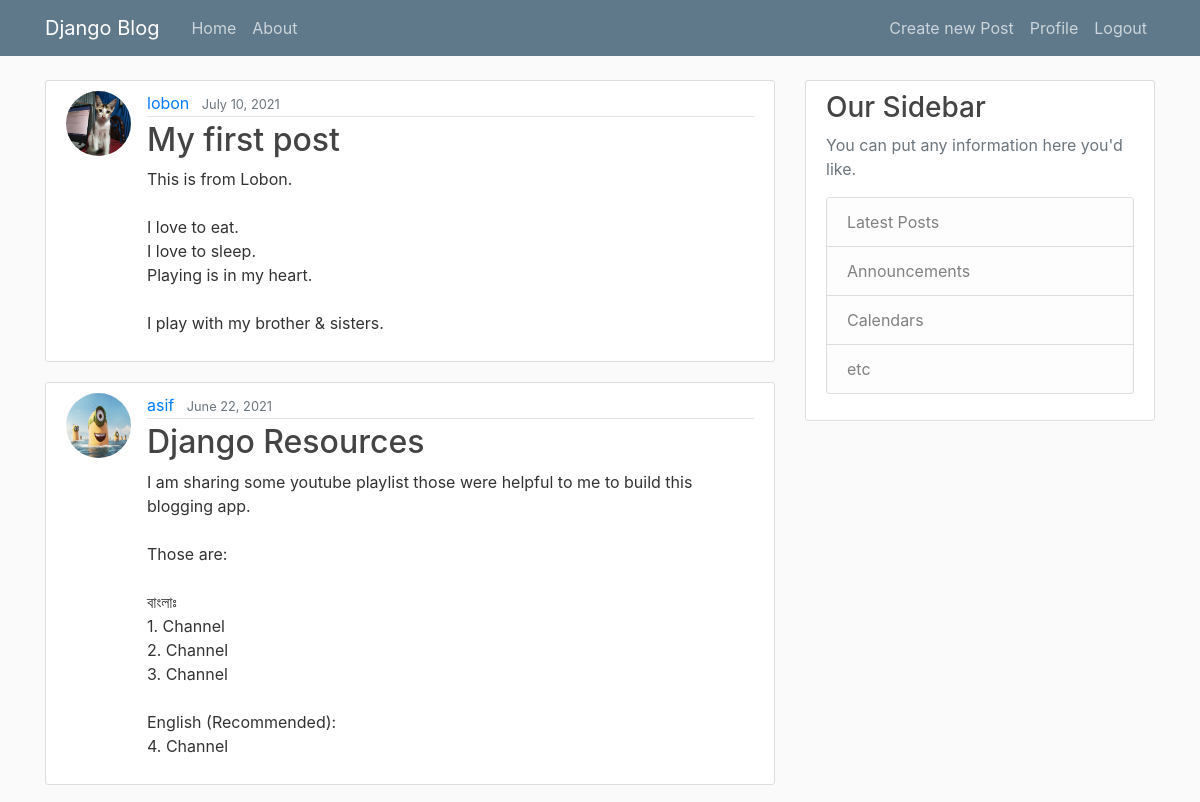
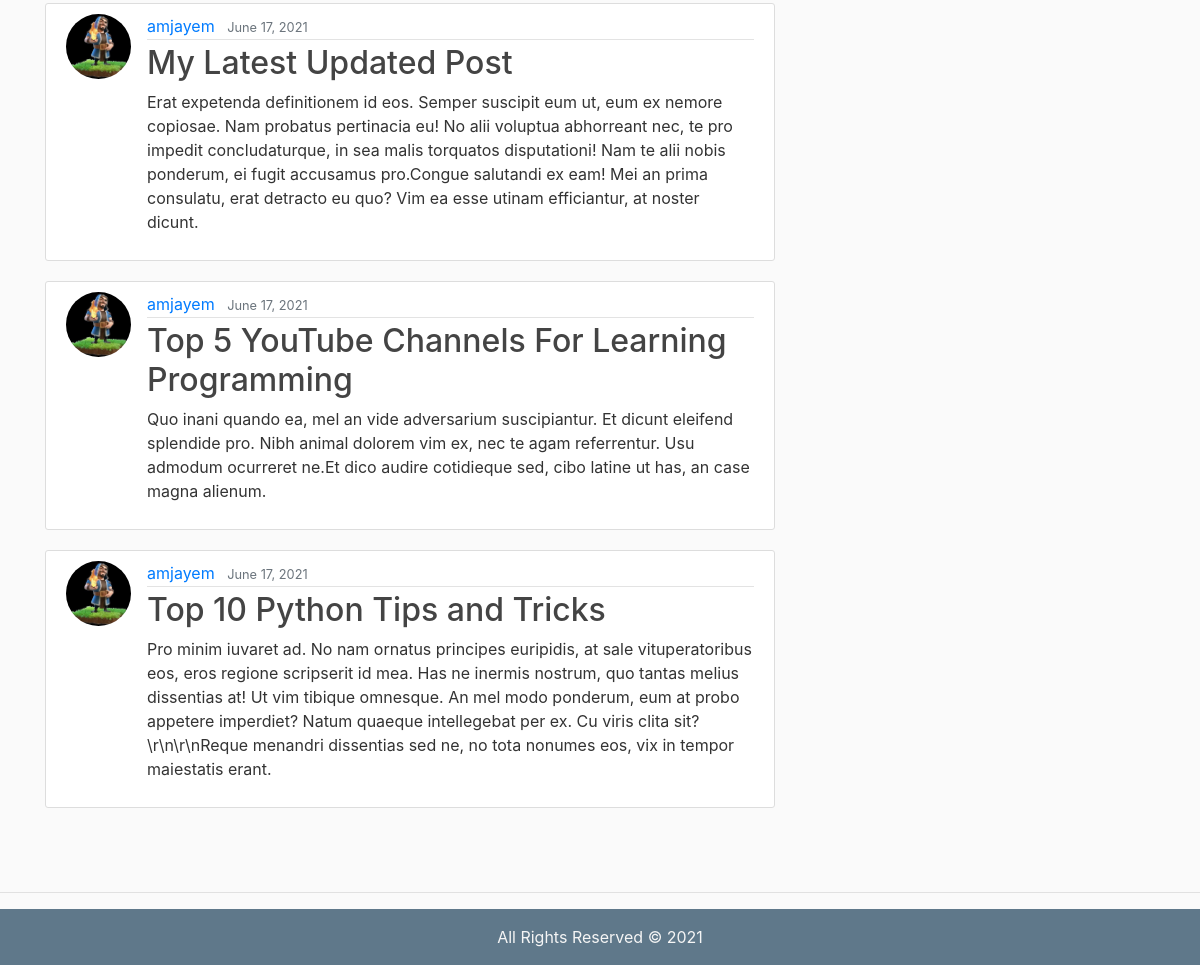
Page / (signed in) on the committed database (2 pictures, top to bottom).
### blog/models.py (models this page shows, shortened)
class Post(models.Model):
    title = models.CharField(max_length=200)
    content = models.TextField()
    date_posted = models.DateTimeField(auto_now_add=True)
    author = models.ForeignKey(User, on_delete=models.CASCADE)

### users/models.py (models this page shows, shortened)
class Profile(models.Model):
    user = models.OneToOneField(User, on_delete=models.CASCADE)
    image = models.ImageField(default='default.jpg', upload_to = 'profile_pics')

### blog/views.py (the view)
# urls.py: path('',PostListView.as_view(),name='blog_home'),
class PostListView(ListView):
    model = Post
    template_name = 'blog/index.html' # <app>/<model>_<Listview>.html
    context_object_name = 'posts'
    ordering = ['-date_posted']
    paginate_by = 5

### blog/templates/blog/index.html
{% extends 'blog/base.html' %}
{% block content %}
    {% for p in posts %}
        <article class="media content-section">
            <img src="{{ p.author.profile.image.url }} " class='rounded-circle article-img'>
            <div class="media-body">
                <div class="article-metadata">
                    <a class="mr-2" href="#">{{ p.author }} </a>
                    <small class="text-muted" > {{ p.date_posted|date:"F d, Y" }} </small>
                </div>
                <h2><a class="article-title" href="{% url 'post_detail' p.id %} ">{{ p.title }} </a></h2>
                <p class="article-content" >{{ p.content }} </p>
            </div>
        </article>
    {% endfor %}
{% endblock content %}

### blog/static/blog/main.css (style rules this page uses)
body { background: #fafafa; color: #333333; margin-top: 5rem; }
h1, h2, h3, h4, h5, h6 { color: #444444; }
.content-section { background: #ffffff; padding: 10px 20px; border: 1px solid #dddddd; border-radius: 3px; margin-bottom: 20px; }
.article-title { color: #444444; }
.article-content { white-space: pre-line; }
.article-img { height: 65px; width: 65px; margin-right: 16px; }
.article-metadata { padding-bottom: 1px; margin-bottom: 4px; border-bottom: 1px solid #e3e3e3 }

### rows in the picture
Post: author.profile.image (picture), author "lobon", date_posted "July 10, 2021", title "My first post", content "This is from Lobon. I love to eat. I love to sleep. Playing is in my heart. I play with my brother & sisters."
Post: author.profile.image (picture), author "asif", date_posted "June 22, 2021", title "Django Resources", content "I am sharing some youtube playlist those were helpful to me to build this blogging app. Those are: বাংলাঃ 1. Channel 2. Channel 3. Channel English (Recommended): 4. Channel"
Post: author.profile.image (placeholder picture), author "amjayem", date_posted "June 17, 2021", title "My Latest Updated Post", content "Erat expetenda definitionem id eos. Semper suscipit eum ut, eum ex nemore copiosae. Nam probatus pertinacia eu! No alii voluptua abhorreant nec, te pro impedit concludaturque, in sea malis torquatos disputationi! Nam te alii nobis ponderum, ei fugit accusamus pro.Congue salutandi ex eam! Mei an prima consulatu, erat detracto eu quo? Vim ea esse utinam efficiantur, at noster dicunt."
Post: author.profile.image (placeholder picture), author "amjayem", date_posted "June 17, 2021", title "Top 5 YouTube Channels For Learning Programming", content "Quo inani quando ea, mel an vide adversarium suscipiantur. Et dicunt eleifend splendide pro. Nibh animal dolorem vim ex, nec te agam referrentur. Usu admodum ocurreret ne.Et dico audire cotidieque sed, cibo latine ut has, an case magna alienum."
Post: author.profile.image (placeholder picture), author "amjayem", date_posted "June 17, 2021", title "Top 10 Python Tips and Tricks", content "Pro minim iuvaret ad. No nam ornatus principes euripidis, at sale vituperatoribus eos, eros regione scripserit id mea. Has ne inermis nostrum, quo tantas melius dissentias at! Ut vim tibique omnesque. An mel modo ponderum, eum at probo appetere imperdiet? Natum quaeque intellegebat per ex. Cu viris clita sit?\\r\\n\\r\\nReque menandri dissentias sed ne, no tota nonumes eos, vix in tempor maiestatis erant."
